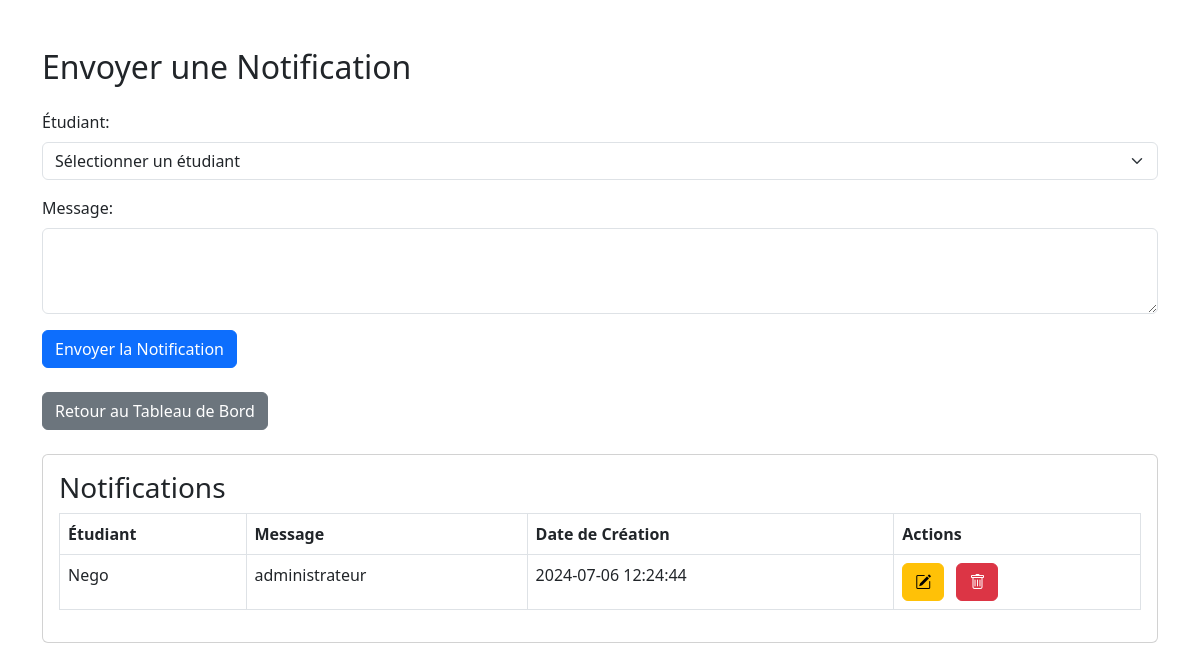
The app's page /notif/insert_notification.php (signed in) with its own data.
### tables this page shows
CREATE TABLE `notifications` (
  `id` int(11) NOT NULL,
  `student_id` int(11) NOT NULL,
  `message` text NOT NULL,
  `is_read` tinyint(1) DEFAULT 0,
  `created_at` timestamp NOT NULL DEFAULT current_timestamp(),
  `updated_at` timestamp NULL DEFAULT NULL
);

CREATE TABLE `students` (
  `id` int(11) NOT NULL,
  `username` varchar(255) NOT NULL,
  `password` varchar(255) NOT NULL,
  `email` varchar(255) NOT NULL,
  `phone_number` varchar(20) NOT NULL,
  `avatar` mediumblob DEFAULT NULL
);

### notif/insert_notification.php (the view, shortened to what this page needs)
<?php
include('../admin/config.php');
try {
    $stmt = $pdo->prepare("
        SELECT notifications.*, students.username AS student_username
        FROM notifications
        INNER JOIN students ON notifications.student_id = students.id
        ORDER BY notifications.created_at DESC
    ");
    $stmt->execute();
    $notifications = $stmt->fetchAll(PDO::FETCH_ASSOC);
} catch (PDOException $e) {
    echo 'Erreur : ' . $e->getMessage();
    $notifications = [];
}
?>
<!DOCTYPE html>
<html lang="fr">
<head>
    <link rel="stylesheet" href="https://cdn.jsdelivr.net/npm/bootstrap@5.3.0/dist/css/bootstrap.min.css">
    <link rel="stylesheet" href="https://cdnjs.cloudflare.com/ajax/libs/bootstrap-icons/1.9.0/font/bootstrap-icons.min.css">
</head>
<body>
    <div class="container mt-5">
        <h2 class="mb-4">Envoyer une Notification</h2>
        <form action="" method="POST">
            <div class="mb-3">
                <label for="student_id" class="form-label">Étudiant:</label>
                <select id="student_id" name="student_id" class="form-select" required>
                    <option value="">Sélectionner un étudiant</option>
                </select>
            </div>
            <div class="mb-3">
                <label for="message" class="form-label">Message:</label>
                <textarea id="message" name="message" class="form-control" rows="3" required></textarea>
            </div>
            <button type="submit" class="btn btn-primary">Envoyer la Notification</button>
        </form>
        <a href="../admin/dashboard.php" class="btn btn-secondary mt-4">Retour au Tableau de Bord</a>
        <div class="card mt-4">
            <div class="card-body">
                <h3 class="card-title">Notifications</h3>
                <div class="table-responsive">
                    <table class="table table-bordered">
                        <thead>
                            <tr>
                                <th>Étudiant</th>
                                <th>Message</th>
                                <th>Date de Création</th>
                                <th>Actions</th>
                            </tr>
                        </thead>
                        <tbody>
                            <?php foreach ($notifications as $notification): ?>
                                <tr>
                                    <td><?php echo htmlspecialchars($notification['student_username']); ?></td>
                                    <td><?php echo htmlspecialchars($notification['message']); ?></td>
                                    <td><?php echo htmlspecialchars($notification['created_at']); ?></td>
                                    <td>
                                        <a href="edit_notification.php?id=<?php echo $notification['id']; ?>" class="btn btn-warning me-2">
                                            <i class="bi bi-pencil-square"></i>
                                        </a>
                                        <a href="delete_notification.php?id=<?php echo $notification['id']; ?>" class="btn btn-danger">
                                            <i class="bi bi-trash"></i>
                                        </a>
                                    </td>
                                </tr>
                            <?php endforeach; ?>
                        </tbody>
                    </table>
                </div>
            </div>
        </div>
    </div>
</body>
</html>

### records on screen
notifications: student.username "Nego", message "administrateur", created_at "2024-07-06 12:24:44"
